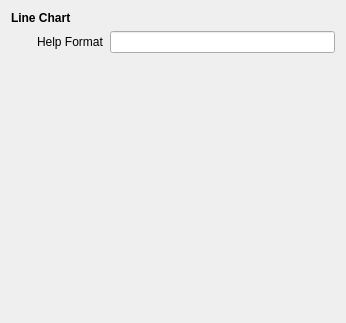
<ui version="4.0" >
 <class>pqLineChartOptionsWidget</class>
 <widget class="QWidget" name="pqLineChartOptionsWidget" >
  <property name="geometry" >
   <rect>
    <x>0</x>
    <y>0</y>
    <width>346</width>
    <height>323</height>
   </rect>
  </property>
  <property name="windowTitle" >
   <string>View Settings (Line Chart)</string>
  </property>
  <layout class="QGridLayout" >
   <item row="0" column="0" colspan="3" >
    <widget class="QLabel" name="label" >
     <property name="font" >
      <font>
       <weight>75</weight>
       <bold>true</bold>
      </font>
     </property>
     <property name="text" >
      <string>Line Chart</string>
     </property>
    </widget>
   </item>
   <item row="1" column="0" >
    <spacer>
     <property name="orientation" >
      <enum>Qt::Horizontal</enum>
     </property>
     <property name="sizeType" >
      <enum>QSizePolicy::Fixed</enum>
     </property>
     <property name="sizeHint" >
      <size>
       <width>20</width>
       <height>20</height>
      </size>
     </property>
    </spacer>
   </item>
   <item row="1" column="1" >
    <widget class="QLabel" name="label_2" >
     <property name="text" >
      <string>Help Format</string>
     </property>
    </widget>
   </item>
   <item row="1" column="2" >
    <widget class="QLineEdit" name="HelpFormat" />
   </item>
   <item row="2" column="0" colspan="3" >
    <spacer>
     <property name="orientation" >
      <enum>Qt::Vertical</enum>
     </property>
     <property name="sizeHint" >
      <size>
       <width>20</width>
       <height>0</height>
      </size>
     </property>
    </spacer>
   </item>
  </layout>
 </widget>
 <resources/>
 <connections/>
</ui>
